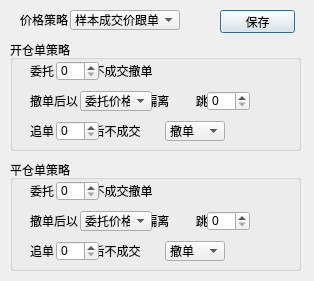
<?xml version="1.0" encoding="UTF-8"?>
<ui version="4.0">
 <class>StrategySettingClass</class>
 <widget class="QDialog" name="StrategySettingClass">
  <property name="geometry">
   <rect>
    <x>0</x>
    <y>0</y>
    <width>314</width>
    <height>281</height>
   </rect>
  </property>
  <property name="windowTitle">
   <string>跟单策略设置</string>
  </property>
  <property name="modal">
   <bool>true</bool>
  </property>
  <widget class="QLabel" name="label">
   <property name="geometry">
    <rect>
     <x>20</x>
     <y>10</y>
     <width>48</width>
     <height>20</height>
    </rect>
   </property>
   <property name="text">
    <string>价格策略</string>
   </property>
  </widget>
  <widget class="QGroupBox" name="groupBox">
   <property name="geometry">
    <rect>
     <x>10</x>
     <y>40</y>
     <width>291</width>
     <height>111</height>
    </rect>
   </property>
   <property name="title">
    <string>开仓单策略</string>
   </property>
   <widget class="QLabel" name="label_2">
    <property name="geometry">
     <rect>
      <x>20</x>
      <y>20</y>
      <width>161</width>
      <height>22</height>
     </rect>
    </property>
    <property name="text">
     <string>委托        秒不成交撤单</string>
    </property>
   </widget>
   <widget class="QLabel" name="label_3">
    <property name="geometry">
     <rect>
      <x>20</x>
      <y>50</y>
      <width>271</width>
      <height>22</height>
     </rect>
    </property>
    <property name="text">
     <string>撤单后以             价格偏离        跳追单</string>
    </property>
   </widget>
   <widget class="QLabel" name="label_4">
    <property name="geometry">
     <rect>
      <x>20</x>
      <y>80</y>
      <width>141</width>
      <height>22</height>
     </rect>
    </property>
    <property name="text">
     <string>追单        次后不成交</string>
    </property>
   </widget>
   <widget class="QSpinBox" name="openActionSec">
    <property name="geometry">
     <rect>
      <x>46</x>
      <y>21</y>
      <width>43</width>
      <height>20</height>
     </rect>
    </property>
   </widget>
   <widget class="QComboBox" name="openPriceType">
    <property name="geometry">
     <rect>
      <x>70</x>
      <y>51</y>
      <width>72</width>
      <height>20</height>
     </rect>
    </property>
    <item>
     <property name="text">
      <string>委托价格</string>
     </property>
    </item>
    <item>
     <property name="text">
      <string>最新价格</string>
     </property>
    </item>
   </widget>
   <widget class="QSpinBox" name="openJump">
    <property name="geometry">
     <rect>
      <x>197</x>
      <y>51</y>
      <width>43</width>
      <height>20</height>
     </rect>
    </property>
   </widget>
   <widget class="QSpinBox" name="openTimes">
    <property name="geometry">
     <rect>
      <x>46</x>
      <y>81</y>
      <width>43</width>
      <height>20</height>
     </rect>
    </property>
   </widget>
   <widget class="QComboBox" name="openFinal">
    <property name="geometry">
     <rect>
      <x>155</x>
      <y>81</y>
      <width>60</width>
      <height>20</height>
     </rect>
    </property>
    <item>
     <property name="text">
      <string>撤单</string>
     </property>
    </item>
    <item>
     <property name="text">
      <string>挂单</string>
     </property>
    </item>
   </widget>
  </widget>
  <widget class="QComboBox" name="followType">
   <property name="geometry">
    <rect>
     <x>70</x>
     <y>10</y>
     <width>110</width>
     <height>20</height>
    </rect>
   </property>
   <item>
    <property name="text">
     <string>样本成交价跟单</string>
    </property>
   </item>
   <item>
    <property name="text">
     <string>市价跟单</string>
    </property>
   </item>
  </widget>
  <widget class="QPushButton" name="pushButton">
   <property name="geometry">
    <rect>
     <x>220</x>
     <y>10</y>
     <width>75</width>
     <height>23</height>
    </rect>
   </property>
   <property name="text">
    <string>保存</string>
   </property>
  </widget>
  <widget class="QGroupBox" name="groupBox_2">
   <property name="geometry">
    <rect>
     <x>10</x>
     <y>160</y>
     <width>291</width>
     <height>111</height>
    </rect>
   </property>
   <property name="title">
    <string>平仓单策略</string>
   </property>
   <widget class="QLabel" name="label_5">
    <property name="geometry">
     <rect>
      <x>20</x>
      <y>20</y>
      <width>161</width>
      <height>22</height>
     </rect>
    </property>
    <property name="text">
     <string>委托        秒不成交撤单</string>
    </property>
   </widget>
   <widget class="QLabel" name="label_6">
    <property name="geometry">
     <rect>
      <x>20</x>
      <y>50</y>
      <width>271</width>
      <height>22</height>
     </rect>
    </property>
    <property name="text">
     <string>撤单后以             价格偏离        跳追单</string>
    </property>
   </widget>
   <widget class="QLabel" name="label_7">
    <property name="geometry">
     <rect>
      <x>20</x>
      <y>80</y>
      <width>141</width>
      <height>22</height>
     </rect>
    </property>
    <property name="text">
     <string>追单        次后不成交</string>
    </property>
   </widget>
   <widget class="QSpinBox" name="closeActionSec">
    <property name="geometry">
     <rect>
      <x>46</x>
      <y>21</y>
      <width>43</width>
      <height>20</height>
     </rect>
    </property>
   </widget>
   <widget class="QComboBox" name="closePriceType">
    <property name="geometry">
     <rect>
      <x>70</x>
      <y>51</y>
      <width>72</width>
      <height>20</height>
     </rect>
    </property>
    <item>
     <property name="text">
      <string>委托价格</string>
     </property>
    </item>
    <item>
     <property name="text">
      <string>最新价格</string>
     </property>
    </item>
   </widget>
   <widget class="QSpinBox" name="closeJump">
    <property name="geometry">
     <rect>
      <x>197</x>
      <y>51</y>
      <width>43</width>
      <height>20</height>
     </rect>
    </property>
   </widget>
   <widget class="QSpinBox" name="closeTimes">
    <property name="geometry">
     <rect>
      <x>46</x>
      <y>81</y>
      <width>43</width>
      <height>20</height>
     </rect>
    </property>
   </widget>
   <widget class="QComboBox" name="closeFinal">
    <property name="geometry">
     <rect>
      <x>155</x>
      <y>81</y>
      <width>60</width>
      <height>20</height>
     </rect>
    </property>
    <item>
     <property name="text">
      <string>撤单</string>
     </property>
    </item>
    <item>
     <property name="text">
      <string>挂单</string>
     </property>
    </item>
   </widget>
  </widget>
 </widget>
 <tabstops>
  <tabstop>followType</tabstop>
  <tabstop>openActionSec</tabstop>
  <tabstop>openPriceType</tabstop>
  <tabstop>openJump</tabstop>
  <tabstop>openTimes</tabstop>
  <tabstop>openFinal</tabstop>
  <tabstop>closeActionSec</tabstop>
  <tabstop>closePriceType</tabstop>
  <tabstop>closeJump</tabstop>
  <tabstop>closeTimes</tabstop>
  <tabstop>closeFinal</tabstop>
  <tabstop>pushButton</tabstop>
 </tabstops>
 <resources/>
 <connections>
  <connection>
   <sender>pushButton</sender>
   <signal>clicked()</signal>
   <receiver>StrategySettingClass</receiver>
   <slot>saveBtnClicked()</slot>
   <hints>
    <hint type="sourcelabel">
     <x>245</x>
     <y>15</y>
    </hint>
    <hint type="destinationlabel">
     <x>206</x>
     <y>14</y>
    </hint>
   </hints>
  </connection>
 </connections>
 <slots>
  <slot>saveBtnClicked()</slot>
 </slots>
</ui>
